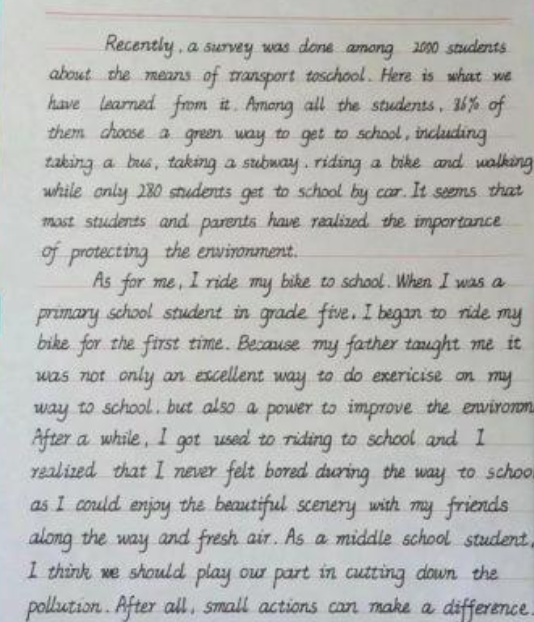
#> input picture test_handwriting.jpg, 534 x 622 px, found by its file name
$ python test_preprocessing.py
#> lines starting #> are read from the running program, lines starting #| are printed output that depends on the picture
import cv2
import numpy as np
import os
import math


# ============================================================
# CONFIGURATION
# ============================================================

INPUT_IMAGE = r"C:\Users\yoges\OneDrive\Desktop\handwriting-ocr\backend\test_handwriting.jpg"

BACKEND_FOLDER = os.path.dirname(
    os.path.abspath(__file__)
)

OUTPUT_FOLDER = os.path.join(
    BACKEND_FOLDER,
    "processed",
    "preprocessing_test_v3"
)

os.makedirs(
    OUTPUT_FOLDER,
    exist_ok=True
)


# ============================================================
# SAVE IMAGE
# ============================================================

def save_image(filename, image):

    path = os.path.join(
        OUTPUT_FOLDER,
        filename
    )

    success = cv2.imwrite(
        path,
        image
    )

    if success:
        print(f"Saved: {filename}")
    else:
        print(f"ERROR: Could not save {filename}")


# ============================================================
# DETECT LONG NOTEBOOK LINES
# ============================================================

def detect_notebook_lines(gray):

    height, width = gray.shape

    print()
    print("Detecting long straight notebook lines...")

    # --------------------------------------------------------
    # Improve contrast slightly
    # --------------------------------------------------------

    clahe = cv2.createCLAHE(
        clipLimit=2.0,
        tileGridSize=(8, 8)
    )

    enhanced = clahe.apply(gray)

    # --------------------------------------------------------
    # Detect edges
    # --------------------------------------------------------

    edges = cv2.Canny(
        enhanced,
        40,
        120
    )

    save_image(
        "05_edges.png",
        edges
    )

    # --------------------------------------------------------
    # Hough line detection
    # --------------------------------------------------------

    min_line_length = int(
        width * 0.35
    )

    max_line_gap = 25

    lines = cv2.HoughLinesP(
        edges,
        rho=1,
        theta=np.pi / 1800,
        threshold=50,
        minLineLength=min_line_length,
        maxLineGap=max_line_gap
    )

    line_mask = np.zeros_like(
        gray
    )

    detected_count = 0

    if lines is not None:

        for line in lines:

            x1, y1, x2, y2 = line

            dx = x2 - x1
            dy = y2 - y1

            length = math.sqrt(
                dx * dx + dy * dy
            )

            if length == 0:
                continue

            angle = math.degrees(
                math.atan2(
                    dy,
                    dx
                )
            )

            # Normalize angle
            if angle < -90:
                angle += 180

            if angle > 90:
                angle -= 180

            # ------------------------------------------------
            # Only accept lines that are almost horizontal.
            #
            # This prevents handwriting strokes from being
            # treated as notebook ruling.
            # ------------------------------------------------

            if abs(angle) > 2.5:
                continue

            # ------------------------------------------------
            # Require a long line.
            # ------------------------------------------------

            if length < min_line_length:
                continue

            # ------------------------------------------------
            # Draw the detected line into the mask.
            # Thickness is intentionally small.
            # ------------------------------------------------

            cv2.line(
                line_mask,
                (x1, y1),
                (x2, y2),
                255,
                2
            )

            detected_count += 1

    print(
        f"Candidate notebook lines detected: "
        f"{detected_count}"
    )

    return line_mask


# ============================================================
# CONNECT BROKEN NOTEBOOK LINES
# ============================================================

# [72 lines left out: functions connect_notebook_lines, remove_small_components, not called in this run]


# ============================================================
# MAIN
# ============================================================

def main():

    print()
    print("=" * 65)
    print("HANDWRITING PREPROCESSING TEST - VERSION 3")
    print("=" * 65)
    print()

    # --------------------------------------------------------
    # 1. LOAD IMAGE
    # --------------------------------------------------------

    print("Loading image...")

    image = cv2.imread(
        INPUT_IMAGE
    )
#> image is the input picture: shape (622, 534, 3); mean B, G, R 181, 183.2, 182.4

    if image is None:

        print()
        print("ERROR: Could not load image.")
        print()
        print("Expected:")
        print(INPUT_IMAGE)
        print()

        return

    height, width = image.shape[:2]
#> height = 622; width = 534

    print(
        f"Image loaded successfully: "
        f"{width} x {height}"
    )
#| Image loaded successfully: 534 x 622

    print()

    save_image(
        "01_original.png",
        image
    )


    # --------------------------------------------------------
    # 2. GRAYSCALE
    # --------------------------------------------------------

    print("Step 2: Converting to grayscale...")

    gray = cv2.cvtColor(
        image,
        cv2.COLOR_BGR2GRAY
    )

    save_image(
        "02_grayscale.png",
        gray
    )


    # --------------------------------------------------------
    # 3. CONTRAST ENHANCEMENT
    # --------------------------------------------------------

    print(
        "Step 3: Improving local contrast..."
    )

    clahe = cv2.createCLAHE(
        clipLimit=2.0,
        tileGridSize=(8, 8)
    )

    enhanced = clahe.apply(
        gray
    )
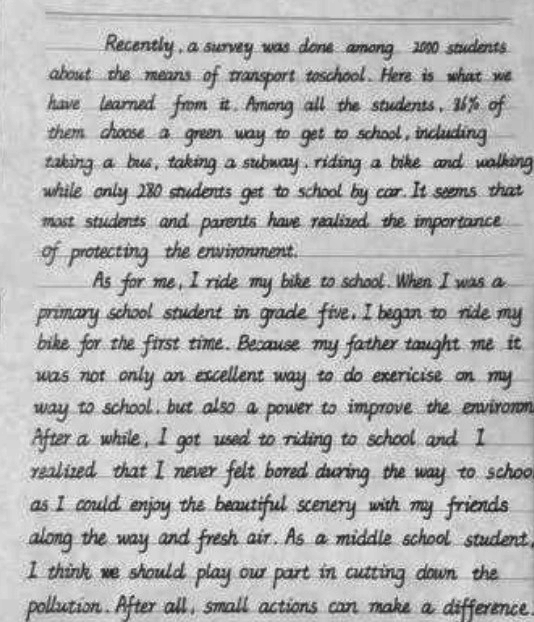
#> enhanced: shape (622, 534); min 19, max 242, mean 180.9

    save_image(
        "03_contrast_enhanced.png",
        enhanced
    )


    # --------------------------------------------------------
    # 4. DETECT NOTEBOOK LINES
    # --------------------------------------------------------

    print(
        "Step 4: Detecting notebook ruling..."
    )

    line_mask = detect_notebook_lines(
        gray
    )
#> in detect_notebook_lines, `edges = cv2.Canny( enhanced, 40, 120 )`:
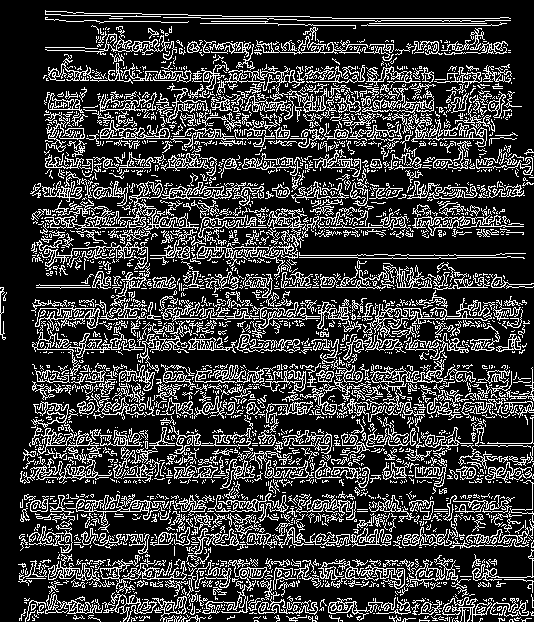
#> edges: shape (622, 534); 22.8% white in thin lines or dots
#> in detect_notebook_lines, `lines = cv2.HoughLinesP( edges, rho=1, theta=np.pi / 1800, threshold=5..`: lines = 374 rows, first 6: [48, 138, 516, 138], [37, 318, 521, 318], [29, 445, 527, 445], [21, 477, 532, 477], [34, 349, 524, 349], [46, 167, 532, 167]
#> the loop in detect_notebook_lines, `for line in lines: ` made 1 pass
#> after the loop in detect_notebook_lines, `for line in lines:`: line_mask: shape (622, 534); every value is 0
#> after the loop in detect_notebook_lines, `for line in lines:`: detected_count = 0

    save_image(
        "06_raw_notebook_lines.png",
        line_mask
    )


    # --------------------------------------------------------
    # 5. CONNECT BROKEN LINES
    # --------------------------------------------------------

    print(
        "Step 5: Connecting broken notebook lines..."
    )

    connected_lines = connect_notebook_lines(
        line_mask
    )

    save_image(
        "07_connected_notebook_lines.png",
        connected_lines
    )


    # --------------------------------------------------------
    # 6. REMOVE FALSE DETECTIONS
    # --------------------------------------------------------

    print(
        "Step 6: Removing short false detections..."
    )

    clean_line_mask = remove_small_components(
        connected_lines
    )

    save_image(
        "08_final_notebook_line_mask.png",
        clean_line_mask
    )


    # --------------------------------------------------------
    # 7. VISUALIZE DETECTED LINES
    # --------------------------------------------------------

    print(
        "Step 7: Creating line visualization..."
    )

    visualization = image.copy()

    visualization[
        clean_line_mask > 0
    ] = (0, 0, 255)

    save_image(
        "09_detected_lines_visualization.png",
        visualization
    )


    # --------------------------------------------------------
    # 8. INPAINT NOTEBOOK LINES
    # --------------------------------------------------------

    print(
        "Step 8: Removing notebook lines using inpainting..."
    )

    # Slightly expand the mask.
    #
    # This covers the complete thickness of the faint
    # notebook ruling without aggressively affecting
    # handwriting.

    inpaint_kernel = cv2.getStructuringElement(
        cv2.MORPH_ELLIPSE,
        (3, 3)
    )

    inpaint_mask = cv2.dilate(
        clean_line_mask,
        inpaint_kernel,
        iterations=1
    )

    save_image(
        "10_inpaint_mask.png",
        inpaint_mask
    )


    # --------------------------------------------------------
    # 9. PERFORM INPAINTING
    # --------------------------------------------------------

    cleaned_image = cv2.inpaint(
        image,
        inpaint_mask,
        3,
        cv2.INPAINT_TELEA
    )

    save_image(
        "11_lines_removed_color.png",
        cleaned_image
    )


    # --------------------------------------------------------
    # 10. GRAYSCALE CLEANED IMAGE
    # --------------------------------------------------------

    cleaned_gray = cv2.cvtColor(
        cleaned_image,
        cv2.COLOR_BGR2GRAY
    )

    save_image(
        "12_lines_removed_grayscale.png",
        cleaned_gray
    )


    # --------------------------------------------------------
    # 11. CREATE BINARY HANDWRITING IMAGE
    # --------------------------------------------------------

    print(
        "Step 11: Creating handwriting mask..."
    )

    cleaned_blurred = cv2.GaussianBlur(
        cleaned_gray,
        (3, 3),
        0
    )

    handwriting_binary = cv2.adaptiveThreshold(
        cleaned_blurred,
        255,
        cv2.ADAPTIVE_THRESH_GAUSSIAN_C,
        cv2.THRESH_BINARY_INV,
        31,
        12
    )

    save_image(
        "13_handwriting_binary.png",
        handwriting_binary
    )


    # --------------------------------------------------------
    # 12. SMALL NOISE REMOVAL
    # --------------------------------------------------------

    print(
        "Step 12: Cleaning small noise..."
    )

    noise_kernel = cv2.getStructuringElement(
        cv2.MORPH_RECT,
        (2, 2)
    )

    handwriting_clean = cv2.morphologyEx(
        handwriting_binary,
        cv2.MORPH_OPEN,
        noise_kernel
    )

    save_image(
        "14_clean_handwriting_mask.png",
        handwriting_clean
    )


    # --------------------------------------------------------
    # 13. FINAL WHITE BACKGROUND
    # --------------------------------------------------------

    final_handwriting = np.full_like(
        cleaned_gray,
        255
    )

    final_handwriting[
        handwriting_clean > 0
    ] = 0

    save_image(
        "15_final_clean_handwriting.png",
        final_handwriting
    )


    # --------------------------------------------------------
    # FINISHED
    # --------------------------------------------------------

    print()
    print("=" * 65)
    print("VERSION 3 PREPROCESSING COMPLETED")
    print("=" * 65)
    print()

    print("Output folder:")
    print(OUTPUT_FOLDER)
    print()

    print("Important files to inspect:")
    print()
    print("08_final_notebook_line_mask.png")
    print("09_detected_lines_visualization.png")
    print("11_lines_removed_color.png")
    print("12_lines_removed_grayscale.png")
    print("15_final_clean_handwriting.png")
    print()

    print("IMPORTANT:")
    print("ocr_service.py has NOT been modified.")
    print()


# ============================================================
# RUN
# ============================================================

if __name__ == "__main__":

#> (the run stopped early here; a loop or call above may not have finished)
